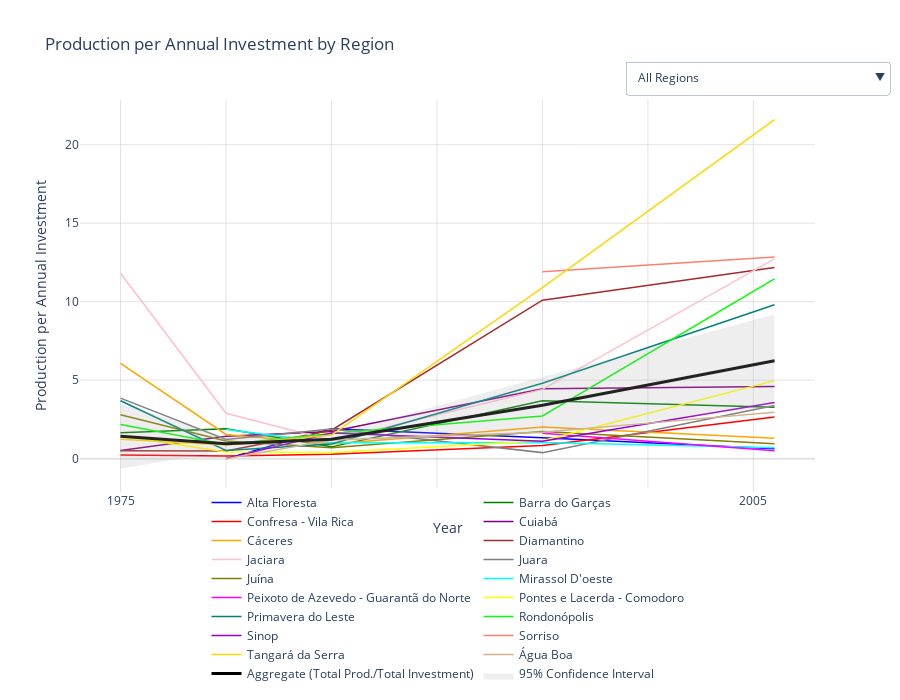

Notebook cell for this chart:
### Code cell
import plotly.graph_objects as go
import numpy as np
from scipy import stats

# Calculate Production per Annual Investment
grouped_df['Production_per_investment'] = grouped_df['Production'] / grouped_df['Annual Investment '].replace(0, np.nan)

# Calculate Aggregate
annual_totals = grouped_df.groupby('Ano').agg({
    'Production': 'sum',
    'Annual Investment ': 'sum'
}).reset_index()
annual_totals['Aggregate_Production_per_investment'] = annual_totals['Production'] / annual_totals['Annual Investment ']

# Calculate confidence intervals
conf_intervals = []
for year in annual_totals['Ano']:
    year_data = grouped_df[grouped_df['Ano'] == year]['Production_per_investment'].dropna()
    n = len(year_data)
    
    if n > 1:
        se = stats.sem(year_data)
        ci = se * stats.t.ppf((1 + 0.95) / 2, n-1)
    else:
        ci = np.mean([c for c in conf_intervals if not np.isnan(c)]) if conf_intervals else 0.2 * year_data.iloc[0] if not year_data.empty else 0
    conf_intervals.append(ci)

annual_totals['Confidence_Interval'] = conf_intervals

# Create interactive plot
fig = go.Figure()

# Store all traces
all_traces = []

# Add region traces (no markers)
for region in sorted(grouped_df['Região imediata'].unique()):
    region_data = grouped_df[grouped_df['Região imediata'] == region].dropna(subset=['Production_per_investment'])
    color, _ = region_styles.get(region, ('gray', 'circle'))
    
    trace = go.Scatter(
        x=region_data['Ano'],
        y=region_data['Production_per_investment'],
        mode='lines',
        name=region,
        line=dict(color=color, width=1.5),
        hovertemplate='<b>%{text}</b><br>Year: %{x}<br>Prod/Invest: %{y:.2f}<extra></extra>',
        text=[region]*len(region_data),
        visible=True
    )
    all_traces.append(trace)

# Add aggregate trace
aggregate_trace = go.Scatter(
    x=annual_totals['Ano'],
    y=annual_totals['Aggregate_Production_per_investment'],
    mode='lines',
    name='Aggregate (Total Prod./Total Investment)',
    line=dict(color='black', width=3),
    hovertemplate='<b>Aggregate</b><br>Year: %{x}<br>Prod/Invest: %{y:.2f}<extra></extra>',
    visible=True
)
all_traces.append(aggregate_trace)

# Add confidence interval
confidence_trace = go.Scatter(
    x=annual_totals['Ano'].tolist() + annual_totals['Ano'].tolist()[::-1],
    y=(annual_totals['Aggregate_Production_per_investment'] + annual_totals['Confidence_Interval']).tolist() + 
      (annual_totals['Aggregate_Production_per_investment'] - annual_totals['Confidence_Interval']).tolist()[::-1],
    fill='toself',
    fillcolor='rgba(169,169,169,0.2)',
    line=dict(color='rgba(255,255,255,0)'),
    hoverinfo='skip',
    name='95% Confidence Interval',
    visible=True
)
all_traces.append(confidence_trace)

# Add traces to figure
for trace in all_traces:
    fig.add_trace(trace)

# Create dropdown menu
dropdown_options = [
    {'label': 'All Regions', 'method': 'update', 'args': [{'visible': [True]*len(all_traces)}]},
    {'label': 'Aggregate Only', 'method': 'update', 
     'args': [{'visible': [False]*(len(all_traces)-2) + [True, True]}]}
]

for i, region in enumerate(sorted(grouped_df['Região imediata'].unique())):
    visibility = [False]*len(all_traces)
    visibility[i] = True
    visibility[-2] = True
    visibility[-1] = True
    dropdown_options.append(
        {'label': region, 'method': 'update', 'args': [{'visible': visibility}]}
    )

# Customize layout
fig.update_layout(
    title='Production per Annual Investment by Region',
    xaxis=dict(
        title='Year',
        showgrid=True,
        gridcolor='rgba(200,200,200,0.5)',
        gridwidth=1,
        zerolinecolor='rgba(200,200,200,0.5)'
    ),
    yaxis=dict(
        title='Production per Annual Investment',
        showgrid=True,
        gridcolor='rgba(200,200,200,0.5)',
        gridwidth=1,
        zerolinecolor='rgba(200,200,200,0.5)'
    ),
    hovermode='closest',
    plot_bgcolor='white',
    paper_bgcolor='white',
    legend=dict(
        orientation='h',
        yanchor='bottom',
        y=-0.5,
        xanchor='center',
        x=0.5
    ),
    height=700,
    margin=dict(b=200),
    updatemenus=[{
        'buttons': dropdown_options,
        'direction': 'down',
        'showactive': True,
        'x': 1.1,
        'xanchor': 'right',
        'y': 1.1,
        'yanchor': 'top',
        'bgcolor': 'white'
    }]
)

# Save and show
save_path = r"C:\Users\daves\OneDrive\Pessoal\Acadêmico\Mestrado\Dissertação - Execução\Dissertação\Quadros e gráficos\Production_per_investment_interactive.html"
fig.write_html(save_path)
fig.show()

# Print CI values
print("\nConfidence Interval Values:")
for i, row in annual_totals.iterrows():
    print(f"Year {int(row['Ano'])}: CI = {row['Confidence_Interval']:.4f}, Aggregate = {row['Aggregate_Production_per_investment']:.4f}")
print(f"\nPlot saved to: {save_path}")

### Figure 1 — Plotly figure (JSON) as saved in the notebook; plotly's stock layout.template omitted (floating-point values rounded to 4 significant figures)
{"data": [{"hovertemplate": "<b>%{text}</b><br>Year: %{x}<br>Prod/Invest: %{y:.2f}<extra></extra>", "line": {"color": "blue", "width": 1.5}, "mode": "lines", "name": "Alta Floresta", "text": ["Alta Floresta", "Alta Floresta", "Alta Floresta", "Alta Floresta"], "type": "scatter", "visible": true, "x": [1980, 1985, 1995, 2006], "y": [0.0, 1.909, 1.326, 0.6291]}, {"hovertemplate": "<b>%{text}</b><br>Year: %{x}<br>Prod/Invest: %{y:.2f}<extra></extra>", "line": {"color": "green", "width": 1.5}, "mode": "lines", "name": "Barra do Garças", "text": ["Barra do Garças", "Barra do Garças", "Barra do Garças", "Barra do Garças", "Barra do Garças"], "type": "scatter", "visible": true, "x": [1975, 1980, 1985, 1995, 2006], "y": [1.642, 1.907, 0.7505, 3.693, 3.277]}, {"hovertemplate": "<b>%{text}</b><br>Year: %{x}<br>Prod/Invest: %{y:.2f}<extra></extra>", "line": {"color": "red", "width": 1.5}, "mode": "lines", "name": "Confresa - Vila Rica", "text": ["Confresa - Vila Rica", "Confresa - Vila Rica", "Confresa - Vila Rica", "Confresa - Vila Rica", "Confresa - Vila Rica"], "type": "scatter", "visible": true, "x": [1975, 1980, 1985, 1995, 2006], "y": [0.2401, 0.1756, 0.2857, 0.8438, 2.652]}, {"hovertemplate": "<b>%{text}</b><br>Year: %{x}<br>Prod/Invest: %{y:.2f}<extra></extra>", "line": {"color": "purple", "width": 1.5}, "mode": "lines", "name": "Cuiabá", "text": ["Cuiabá", "Cuiabá", "Cuiabá", "Cuiabá", "Cuiabá"], "type": "scatter", "visible": true, "x": [1975, 1980, 1985, 1995, 2006], "y": [0.5233, 1.427, 1.726, 4.447, 4.591]}, {"hovertemplate": "<b>%{text}</b><br>Year: %{x}<br>Prod/Invest: %{y:.2f}<extra></extra>", "line": {"color": "orange", "width": 1.5}, "mode": "lines", "name": "Cáceres", "text": ["Cáceres", "Cáceres", "Cáceres", "Cáceres", "Cáceres"], "type": "scatter", "visible": true, "x": [1975, 1980, 1985, 1995, 2006], "y": [6.072, 1.543, 0.9388, 2.018, 1.299]}, {"hovertemplate": "<b>%{text}</b><br>Year: %{x}<br>Prod/Invest: %{y:.2f}<extra></extra>", "line": {"color": "brown", "width": 1.5}, "mode": "lines", "name": "Diamantino", "text": ["Diamantino", "Diamantino", "Diamantino", "Diamantino", "Diamantino"], "type": "scatter", "visible": true, "x": [1975, 1980, 1985, 1995, 2006], "y": [0.5012, 0.4909, 1.813, 10.09, 12.18]}, {"hovertemplate": "<b>%{text}</b><br>Year: %{x}<br>Prod/Invest: %{y:.2f}<extra></extra>", "line": {"color": "pink", "width": 1.5}, "mode": "lines", "name": "Jaciara", "text": ["Jaciara", "Jaciara", "Jaciara", "Jaciara", "Jaciara"], "type": "scatter", "visible": true, "x": [1975, 1980, 1985, 1995, 2006], "y": [11.81, 2.888, 1.151, 4.41, 12.73]}, {"hovertemplate": "<b>%{text}</b><br>Year: %{x}<br>Prod/Invest: %{y:.2f}<extra></extra>", "line": {"color": "gray", "width": 1.5}, "mode": "lines", "name": "Juara", "text": ["Juara", "Juara", "Juara", "Juara", "Juara"], "type": "scatter", "visible": true, "x": [1975, 1980, 1985, 1995, 2006], "y": [3.856, 1.223, 1.884, 0.3837, 3.387]}, {"hovertemplate": "<b>%{text}</b><br>Year: %{x}<br>Prod/Invest: %{y:.2f}<extra></extra>", "line": {"color": "olive", "width": 1.5}, "mode": "lines", "name": "Juína", "text": ["Juína", "Juína", "Juína", "Juína", "Juína"], "type": "scatter", "visible": true, "x": [1975, 1980, 1985, 1995, 2006], "y": [2.802, 1.123, 0.6908, 1.722, 0.9552]}, {"hovertemplate": "<b>%{text}</b><br>Year: %{x}<br>Prod/Invest: %{y:.2f}<extra></extra>", "line": {"color": "cyan", "width": 1.5}, "mode": "lines", "name": "Mirassol D'oeste", "text": ["Mirassol D'oeste", "Mirassol D'oeste", "Mirassol D'oeste", "Mirassol D'oeste"], "type": "scatter", "visible": true, "x": [1980, 1985, 1995, 2006], "y": [1.86, 1.016, 1.025, 0.6911]}, {"hovertemplate": "<b>%{text}</b><br>Year: %{x}<br>Prod/Invest: %{y:.2f}<extra></extra>", "line": {"color": "magenta", "width": 1.5}, "mode": "lines", "name": "Peixoto de Azevedo - Guarantã do Norte", "text": ["Peixoto de Azevedo - Guarantã do Norte", "Peixoto de Azevedo - Guarantã do Norte"], "type": "scatter", "visible": true, "x": [1995, 2006], "y": [1.613, 0.4964]}, {"hovertemplate": "<b>%{text}</b><br>Year: %{x}<br>Prod/Invest: %{y:.2f}<extra></extra>", "line": {"color": "yellow", "width": 1.5}, "mode": "lines", "name": "Pontes e Lacerda - Comodoro", "text": ["Pontes e Lacerda - Comodoro", "Pontes e Lacerda - Comodoro", "Pontes e Lacerda - Comodoro", "Pontes e Lacerda - Comodoro", "Pontes e Lacerda - Comodoro"], "type": "scatter", "visible": true, "x": [1975, 1980, 1985, 1995, 2006], "y": [1.463, 0.4221, 0.3885, 1.147, 4.97]}, {"hovertemplate": "<b>%{text}</b><br>Year: %{x}<br>Prod/Invest: %{y:.2f}<extra></extra>", "line": {"color": "teal", "width": 1.5}, "mode": "lines", "name": "Primavera do Leste", "text": ["Primavera do Leste", "Primavera do Leste", "Primavera do Leste", "Primavera do Leste", "Primavera do Leste"], "type": "scatter", "visible": true, "x": [1975, 1980, 1985, 1995, 2006], "y": [3.69, 0.5256, 0.928, 4.803, 9.809]}, {"hovertemplate": "<b>%{text}</b><br>Year: %{x}<br>Prod/Invest: %{y:.2f}<extra></extra>", "line": {"color": "lime", "width": 1.5}, "mode": "lines", "name": "Rondonópolis", "text": ["Rondonópolis", "Rondonópolis", "Rondonópolis", "Rondonópolis", "Rondonópolis"], "type": "scatter", "visible": true, "x": [1975, 1980, 1985, 1995, 2006], "y": [2.168, 0.8964, 1.601, 2.723, 11.46]}, {"hovertemplate": "<b>%{text}</b><br>Year: %{x}<br>Prod/Invest: %{y:.2f}<extra></extra>", "line": {"color": "darkviolet", "width": 1.5}, "mode": "lines", "name": "Sinop", "text": ["Sinop", "Sinop", "Sinop", "Sinop"], "type": "scatter", "visible": true, "x": [1980, 1985, 1995, 2006], "y": [0.0, 1.633, 1.112, 3.58]}, {"hovertemplate": "<b>%{text}</b><br>Year: %{x}<br>Prod/Invest: %{y:.2f}<extra></extra>", "line": {"color": "salmon", "width": 1.5}, "mode": "lines", "name": "Sorriso", "text": ["Sorriso", "Sorriso"], "type": "scatter", "visible": true, "x": [1995, 2006], "y": [11.9, 12.85]}, {"hovertemplate": "<b>%{text}</b><br>Year: %{x}<br>Prod/Invest: %{y:.2f}<extra></extra>", "line": {"color": "gold", "width": 1.5}, "mode": "lines", "name": "Tangará da Serra", "text": ["Tangará da Serra", "Tangará da Serra", "Tangará da Serra", "Tangará da Serra", "Tangará da Serra"], "type": "scatter", "visible": true, "x": [1975, 1980, 1985, 1995, 2006], "y": [1.242, 0.8761, 1.507, 10.9, 21.6]}, {"hovertemplate": "<b>%{text}</b><br>Year: %{x}<br>Prod/Invest: %{y:.2f}<extra></extra>", "line": {"color": "tan", "width": 1.5}, "mode": "lines", "name": "Água Boa", "text": ["Água Boa", "Água Boa", "Água Boa", "Água Boa"], "type": "scatter", "visible": true, "x": [1980, 1985, 1995, 2006], "y": [0.0, 1.181, 1.69, 2.955]}, {"hovertemplate": "<b>Aggregate</b><br>Year: %{x}<br>Prod/Invest: %{y:.2f}<extra></extra>", "line": {"color": "black", "width": 3}, "mode": "lines", "name": "Aggregate (Total Prod./Total Investment)", "type": "scatter", "visible": true, "x": [1975, 1980, 1985, 1995, 2006], "y": [1.428, 0.954, 1.241, 3.4, 6.231]}, {"fill": "toself", "fillcolor": "rgba(169,169,169,0.2)", "hoverinfo": "skip", "line": {"color": "rgba(255,255,255,0)"}, "name": "95% Confidence Interval", "type": "scatter", "visible": true, "x": [1975, 1980, 1985, 1995, 2006, 2006, 1995, 1985, 1980, 1975], "y": [3.494, 1.393, 1.523, 5.203, 9.176, 3.286, 1.597, 0.9592, 0.5153, -0.6374]}], "layout": {"height": 700, "hovermode": "closest", "legend": {"orientation": "h", "x": 0.5, "xanchor": "center", "y": -0.5, "yanchor": "bottom"}, "margin": {"b": 200}, "paper_bgcolor": "white", "plot_bgcolor": "white", "title": {"text": "Production per Annual Investment by Region"}, "updatemenus": [{"bgcolor": "white", "buttons": [{"args": [{"visible": [true, true, true, true, true, true, true, true, true, true, true, true, true, true, true, true, true, true, true, true]}], "label": "All Regions", "method": "update"}, {"args": [{"visible": [false, false, false, false, false, false, false, false, false, false, false, false, false, false, false, false, false, false, true, true]}], "label": "Aggregate Only", "method": "update"}, {"args": [{"visible": [true, false, false, false, false, false, false, false, false, false, false, false, false, false, false, false, false, false, true, true]}], "label": "Alta Floresta", "method": "update"}, {"args": [{"visible": [false, true, false, false, false, false, false, false, false, false, false, false, false, false, false, false, false, false, true, true]}], "label": "Barra do Garças", "method": "update"}, {"args": [{"visible": [false, false, true, false, false, false, false, false, false, false, false, false, false, false, false, false, false, false, true, true]}], "label": "Confresa - Vila Rica", "method": "update"}, {"args": [{"visible": [false, false, false, true, false, false, false, false, false, false, false, false, false, false, false, false, false, false, true, true]}], "label": "Cuiabá", "method": "update"}, {"args": [{"visible": [false, false, false, false, true, false, false, false, false, false, false, false, false, false, false, false, false, false, true, true]}], "label": "Cáceres", "method": "update"}, {"args": [{"visible": [false, false, false, false, false, true, false, false, false, false, false, false, false, false, false, false, false, false, true, true]}], "label": "Diamantino", "method": "update"}, {"args": [{"visible": [false, false, false, false, false, false, true, false, false, false, false, false, false, false, false, false, false, false, true, true]}], "label": "Jaciara", "method": "update"}, {"args": [{"visible": [false, false, false, false, false, false, false, true, false, false, false, false, false, false, false, false, false, false, true, true]}], "label": "Juara", "method": "update"}, {"args": [{"visible": [false, false, false, false, false, false, false, false, true, false, false, false, false, false, false, false, false, false, true, true]}], "label": "Juína", "method": "update"}, {"args": [{"visible": [false, false, false, false, false, false, false, false, false, true, false, false, false, false, false, false, false, false, true, true]}], "label": "Mirassol D'oeste", "method": "update"}, {"args": [{"visible": [false, false, false, false, false, false, false, false, false, false, true, false, false, false, false, false, false, false, true, true]}], "label": "Peixoto de Azevedo - Guarantã do Norte", "method": "update"}, {"args": [{"visible": [false, false, false, false, false, false, false, false, false, false, false, true, false, false, false, false, false, false, true, true]}], "label": "Pontes e Lacerda - Comodoro", "method": "update"}, {"args": [{"visible": [false, false, false, false, false, false, false, false, false, false, false, false, true, false, false, false, false, false, true, true]}], "label": "Primavera do Leste", "method": "update"}, {"args": [{"visible": [false, false, false, false, false, false, false, false, false, false, false, false, false, true, false, false, false, false, true, true]}], "label": "Rondonópolis", "method": "update"}, {"args": [{"visible": [false, false, false, false, false, false, false, false, false, false, false, false, false, false, true, false, false, false, true, true]}], "label": "Sinop", "method": "update"}, {"args": [{"visible": [false, false, false, false, false, false, false, false, false, false, false, false, false, false, false, true, false, false, true, true]}], "label": "Sorriso", "method": "update"}, {"args": [{"visible": [false, false, false, false, false, false, false, false, false, false, false, false, false, false, false, false, true, false, true, true]}], "label": "Tangará da Serra", "method": "update"}, {"args": [{"visible": [false, false, false, false, false, false, false, false, false, false, false, false, false, false, false, false, false, true, true, true]}], "label": "Água Boa", "method": "update"}], "direction": "down", "showactive": true, "x": 1.1, "xanchor": "right", "y": 1.1, "yanchor": "top"}], "xaxis": {"gridcolor": "rgba(200,200,200,0.5)", "gridwidth": 1, "showgrid": true, "title": {"text": "Year"}, "zerolinecolor": "rgba(200,200,200,0.5)"}, "yaxis": {"gridcolor": "rgba(200,200,200,0.5)", "gridwidth": 1, "showgrid": true, "title": {"text": "Production per Annual Investment"}, "zerolinecolor": "rgba(200,200,200,0.5)"}}}
